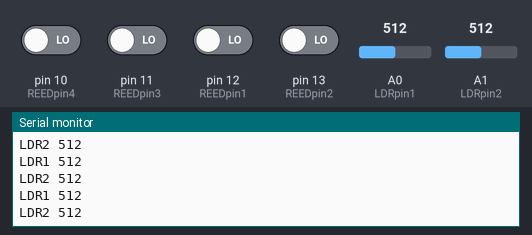
The sketch below on a simulated Arduino Uno, built with avr-gcc and run on an emulated ATmega328P. On the bench: the last lines printed to the serial monitor. The inputs (shaded band) are chosen by the test bench; at power-on: pin 10 (REEDpin4), pin 11 (REEDpin3), pin 12 (REEDpin1), pin 13 (REEDpin2) LOW, A0 (LDRpin1) = 512, A1 (LDRpin2) = 512.

Above: at 2.7 s.
2.8 s: A0 (LDRpin1) set to 11
At 3.9 s:
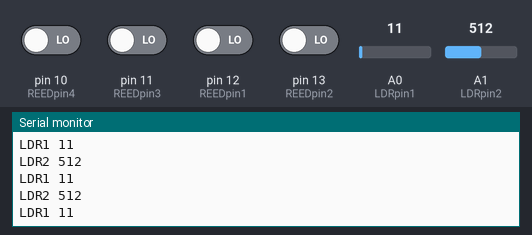
4.3 s: A0 (LDRpin1) set to 8
At 4.9 s:
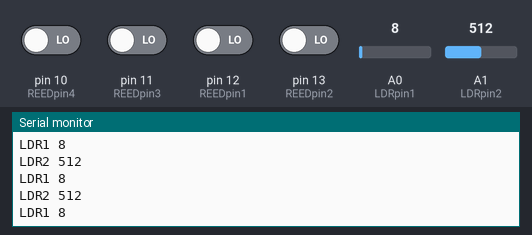
5.8 s: A1 (LDRpin2) set to 111
At 6.7 s:
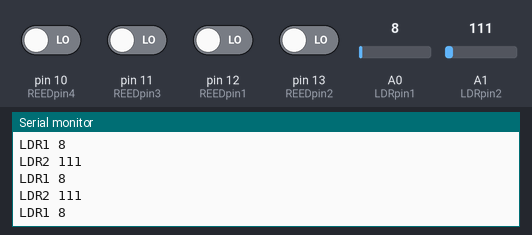
8.8 s: A1 (LDRpin2) set to 93
At 9.6 s:
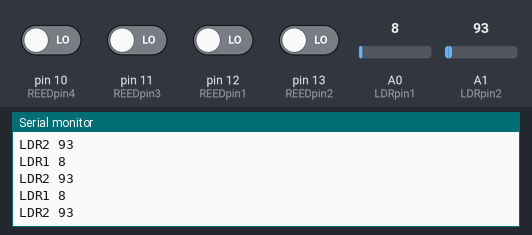
Timing chart, 0 to 11.8 s (numbered marks = the images above; inputs shaded):
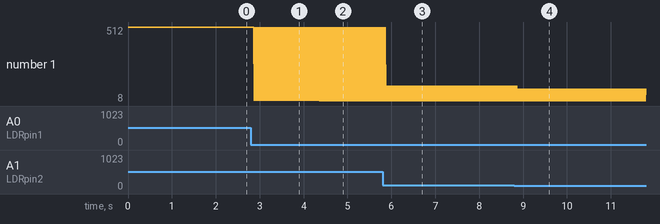

The sketch:

ConcenzorA_v1.ino
```cpp
//LDR sensors
int LDRpin1 = 0;
int LDRvalue1 = 0;
int LDRpin2 = 1;
int LDRvalue2 = 0;

//MagneticReed sensors
int REEDpin1 = 12;
int REEDvalue1 = 0;
int oldREEDvalue1 = 0;
int REEDpin2 = 13;
int REEDvalue2 = 0;
int oldREEDvalue2 = 0;
int REEDpin3 = 11;
int REEDvalue3 = 0;
int oldREEDvalue3 = 0;
int REEDpin4 = 10;
int REEDvalue4 = 0;
int oldREEDvalue4 = 0;

//IRsensors
#include <IRremote.h>
#define Button1 = 0xE0E0629D
const int IRsensor1 = 6;

IRrecv irrecv1(IRsensor1);
decode_results results;


void setup() {
  Serial.begin(9600);
  pinMode(LDRpin1, INPUT);
  pinMode(LDRpin2, INPUT);
  pinMode(REEDpin1, INPUT);
  pinMode(REEDpin2, INPUT);
  irrecv1.enableIRIn();
}

void loop() {

//2 LDR sensors
LDRvalue1 = analogRead(LDRpin1);
LDRvalue2 = analogRead(LDRpin2);

  Serial.print("LDR1 ");
  Serial.println(LDRvalue1);
  Serial.print("LDR2 ");
  Serial.println(LDRvalue2);


 //4 Magnetic reed sensors
REEDvalue1 = digitalRead(REEDpin1);
  if (REEDvalue1 != oldREEDvalue1) {
    if (digitalRead(REEDpin1) == LOW)
      Serial.println("REED1 0");
    else
      Serial.println("REED1 1");
    oldREEDvalue1 = REEDvalue1;
  }
  REEDvalue2 = digitalRead(REEDpin2);
  if (REEDvalue2 != oldREEDvalue2) {
    if (digitalRead(REEDpin2) == LOW)
      Serial.println("REED2 0");
    else
      Serial.println("REED2 1");
    oldREEDvalue2 = REEDvalue2;
  }
  REEDvalue3 = digitalRead(REEDpin3);
  if (REEDvalue3 != oldREEDvalue3) {
    if (digitalRead(REEDpin3) == LOW)
      Serial.println("REED3 0");
    else
      Serial.println("REED3 1");
    oldREEDvalue3 = REEDvalue3;
  }
  REEDvalue4 = digitalRead(REEDpin4);
  if (REEDvalue4 != oldREEDvalue4) {
    if (digitalRead(REEDpin4) == LOW)
      Serial.println("REED4 0");
    else
      Serial.println("REED4 1");
    oldREEDvalue4 = REEDvalue4;
  }


// 1 IR sensor met 2 knopjes
if (irrecv1.decode(&results)){
  Serial.println(results.value, HEX);

    switch (results.value){
      case 0xE0E0629D:
      Serial.println("IR1 1"); // als dit geprint is moet max actie nemen.
      break; //Wat doet break?

     case 0xE0E0926D:
      Serial.println("IR2 1");
     break;
     }

 }
  irrecv1.resume();

delay(10);

}
```

Measured:
- after the input at 2.8 s, the serial monitor: prints a new line after 0.07 s (image 1)
- after the input at 4.3 s, the serial monitor: prints a new line after 0.07 s (image 2)
- after the input at 5.8 s, the serial monitor: prints a new line after 0.08 s (image 3)
- after the input at 8.8 s, the serial monitor: prints a new line after 0.07 s (image 4)
- plotted number 1: 512 → 11 after the input at 2.8 s, 11 → 8 after the input at 4.3 s, 8 → 111 after the input at 5.8 s
